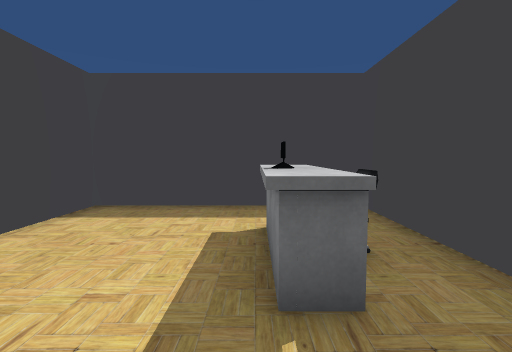
[1] (above)

19 first-person views from a walk through a Unity game level. The camera is 1.2 m above the floor, tilts 4° down and sees 85° across. The floor is counted in squares, 1 m on a side. Each view is taken from the middle of a square. On the plan, view 1 faces up. The plan holds only what a view shows up to about 13 squares ahead; the rest is blank. The place goes on beyond the plan. The player character is not drawn. Some surface patterns are stand-ins.

[2]
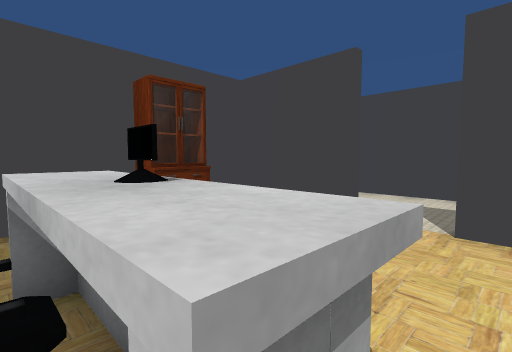

[3]
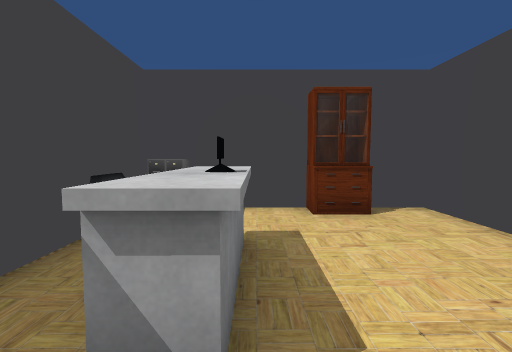

[4]
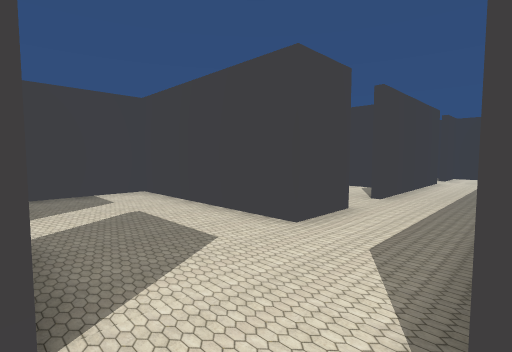

[5]
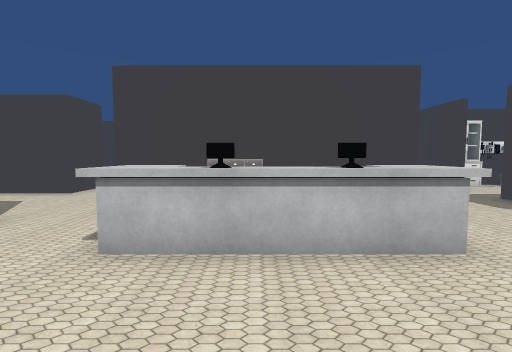

[6]
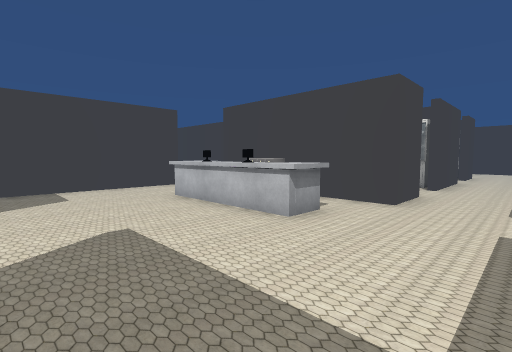

[7]
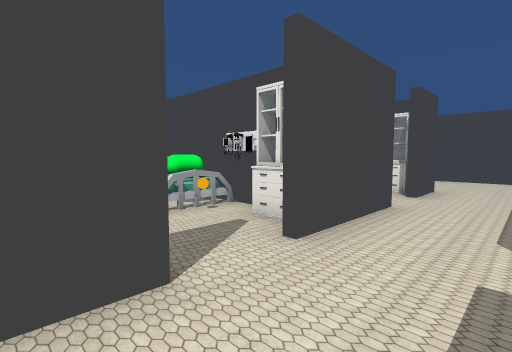

[8]
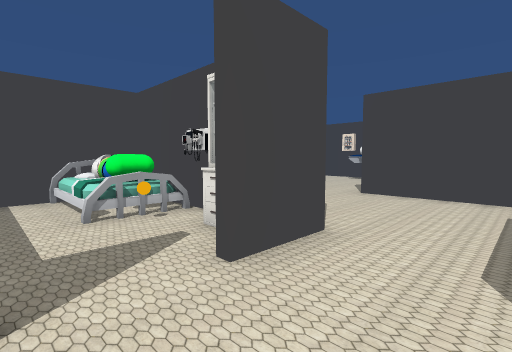

[9]
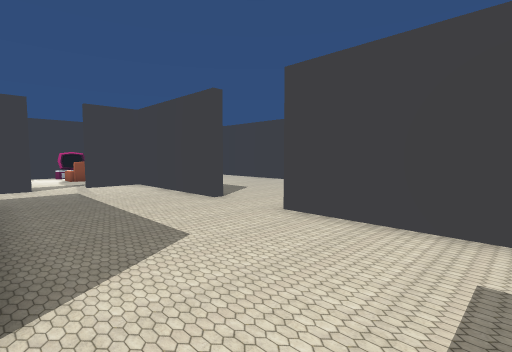

[10]
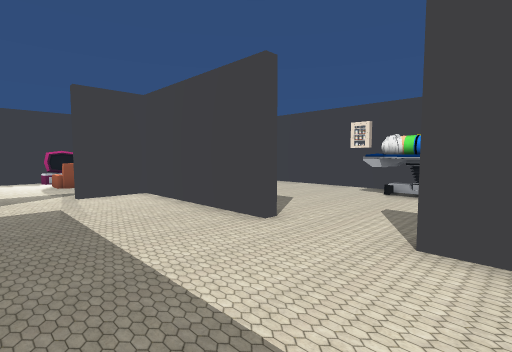

[11]
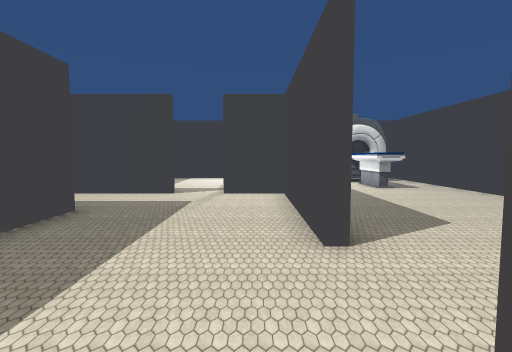

[12]
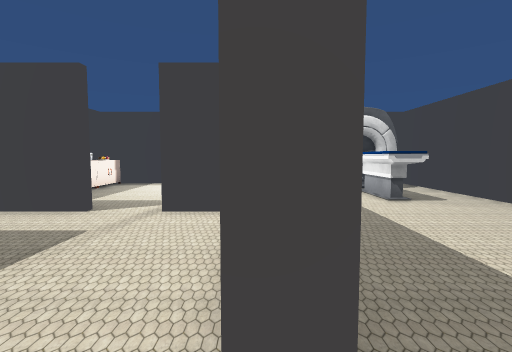

[13]
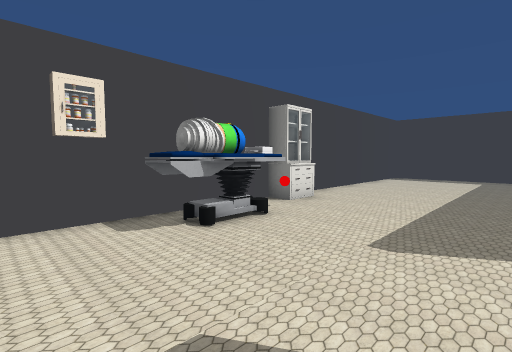

[14]
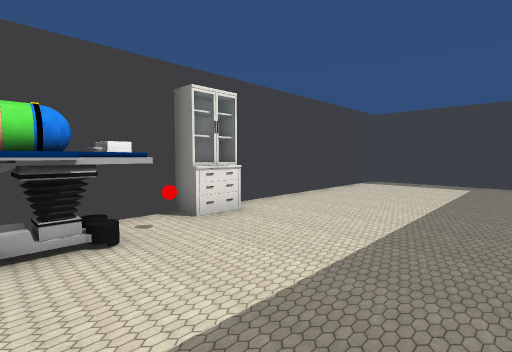

[15]
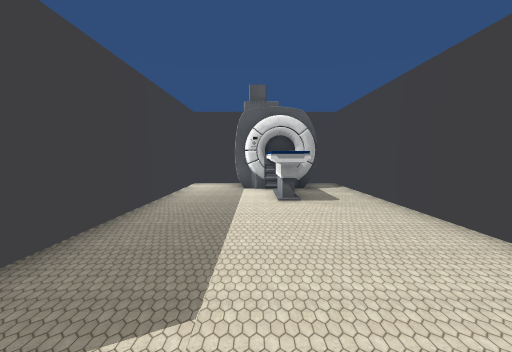

[16]
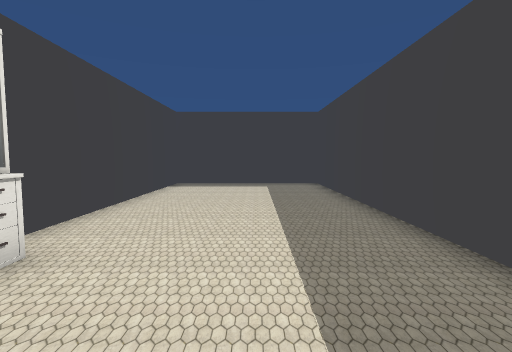

[17]
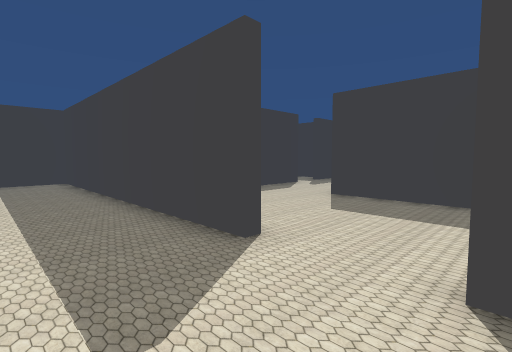

[18]
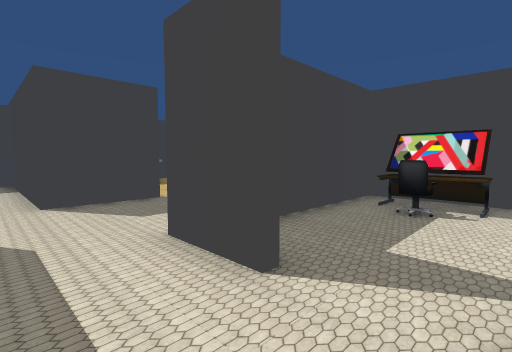

[19]
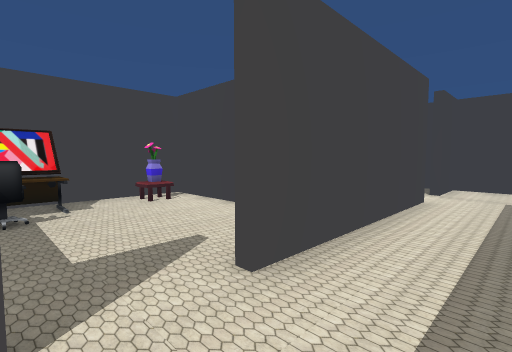

### Floor plan
Key: @ floor where view 1 was taken; # wall or solid block; . floor; ^ raised ledge; S sofa; T TV; C cupboard; H chair; E desk; A vase; O other object.
Columns run from 29 left of view 1 to 3 right of it. Each row starts with its distance up from view 1.
 26 ########
 25 #......#
 24 #......#
 23 #......#          #
 22 #......           #
 21 #......#          #O.
 20 #......#          #O..
 19 #......#    ###   ###..#
 18 #......#...................... .
 17 #......#.......................
 16 #O.....#........................
 15 #O.....#....#O#..##O..###.^.....
 14 # O....#....#O... #O..  #.^^....
 13 #OO.........O O.. #O..  # O#....
 12 #OO.........#OO.. #OO   O O^....
 11 #OO....#....# O.. #     O ^^....
 10 #O.....#....# O.. #     # ^.....
  9 #......#....#######     #.......
  8 #......#........................
  7 #......#.................########
  6 #......###.#######.###...#......#
  5 #..O...#....  #......#...#......#
  4 #..O...#..... #......#.......^O.#
  3 #..O...#S....C ......#.......OO.#
  2 #.OOO..#S....  ....H.#...#...^^.#
  1 #. O O.#.....CO...#EE#...#......#
  0 #.    .#TT...C AA.####...#.OO@.O#
 -1 ##   ############################

Where each view was taken, in squares from view 1:
view 1: 0 up, 0 right, facing up
view 2: 5 up, 1 right, facing down-left
view 3: 6 up, 0 right, facing down
view 4: 9 up, 4 left, facing down-left
view 5: 12 up, 1 right, facing left
view 6: 18 up, 2 right, facing down-left
view 7: 18 up, 6 left, facing down-left
view 8: 18 up, 13 left, facing down-left
view 9: 18 up, 17 left, facing down-left
view 10: 15 up, 18 left, facing down-left
view 11: 15 up, 21 left, facing down
view 12: 12 up, 22 left, facing down
view 13: 9 up, 23 left, facing up-left
view 14: 12 up, 23 left, facing up-left
view 15: 12 up, 25 left, facing down
view 16: 13 up, 25 left, facing up
view 17: 11 up, 25 left, facing up-right
view 18: 8 up, 12 left, facing down-right
view 19: 8 up, 10 left, facing down-left
